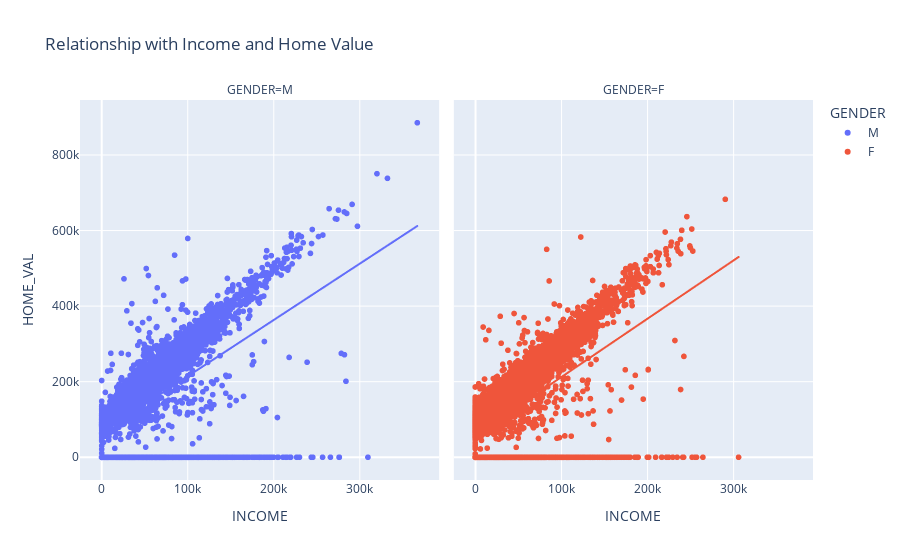

The code cell stored with this chart in its notebook:
### Code cell
plt.figure(figsize=(10,10))

fig = px.scatter(df, x="INCOME", y="HOME_VAL", color="GENDER", facet_col="GENDER",
                trendline="ols", title="Relationship with Income and Home Value")

fig.update_traces(
    line=dict(dash="dot", width=4),
    selector=dict(type="scatter", mode="lines"))

fig.show()

### Figure 1 — Plotly figure (JSON) as saved in the notebook; plotly's stock layout.template omitted (floating-point values rounded to 4 significant figures; data arrays with more than 128 entries replaced by an {"elided": "..."} marker saying what was removed)
{"data": [{"hovertemplate": "GENDER=M<br>INCOME=%{x}<br>HOME_VAL=%{y}<extra></extra>", "legendgroup": "M", "marker": {"color": "#636efa", "symbol": "circle"}, "mode": "markers", "name": "M", "showlegend": true, "type": "scattergl", "x": {"elided": "4757 float values"}, "xaxis": "x", "y": {"elided": "4757 float values"}, "yaxis": "y"}, {"hovertemplate": "<b>OLS trendline</b><br>HOME_VAL = 1.48973 * INCOME + 65232.6<br>R<sup>2</sup>=0.290152<br><br>GENDER=M<br>INCOME=%{x}<br>HOME_VAL=%{y} <b>(trend)</b><extra></extra>", "legendgroup": "M", "marker": {"color": "#636efa", "symbol": "circle"}, "mode": "lines", "name": "M", "showlegend": false, "type": "scattergl", "x": {"elided": "4757 float values"}, "xaxis": "x", "y": {"elided": "4757 float values"}, "yaxis": "y"}, {"hovertemplate": "GENDER=F<br>INCOME=%{x}<br>HOME_VAL=%{y}<extra></extra>", "legendgroup": "F", "marker": {"color": "#EF553B", "symbol": "circle"}, "mode": "markers", "name": "F", "showlegend": true, "type": "scattergl", "x": {"elided": "5545 float values"}, "xaxis": "x2", "y": {"elided": "5545 float values"}, "yaxis": "y2"}, {"hovertemplate": "<b>OLS trendline</b><br>HOME_VAL = 1.542 * INCOME + 57672.9<br>R<sup>2</sup>=0.328259<br><br>GENDER=F<br>INCOME=%{x}<br>HOME_VAL=%{y} <b>(trend)</b><extra></extra>", "legendgroup": "F", "marker": {"color": "#EF553B", "symbol": "circle"}, "mode": "lines", "name": "F", "showlegend": false, "type": "scattergl", "x": {"elided": "5545 float values"}, "xaxis": "x2", "y": {"elided": "5545 float values"}, "yaxis": "y2"}], "layout": {"annotations": [{"font": {}, "showarrow": false, "text": "GENDER=M", "x": 0.245, "xanchor": "center", "xref": "paper", "y": 1, "yanchor": "bottom", "yref": "paper"}, {"font": {}, "showarrow": false, "text": "GENDER=F", "x": 0.755, "xanchor": "center", "xref": "paper", "y": 1, "yanchor": "bottom", "yref": "paper"}], "legend": {"title": {"text": "GENDER"}, "tracegroupgap": 0}, "title": {"text": "Relationship with Income and Home Value"}, "xaxis": {"anchor": "y", "domain": [0, 0.49], "title": {"text": "INCOME"}}, "xaxis2": {"anchor": "y2", "domain": [0.51, 1], "matches": "x", "title": {"text": "INCOME"}}, "yaxis": {"anchor": "x", "domain": [0, 1], "title": {"text": "HOME_VAL"}}, "yaxis2": {"anchor": "x2", "domain": [0, 1], "matches": "y", "showticklabels": false}}}
